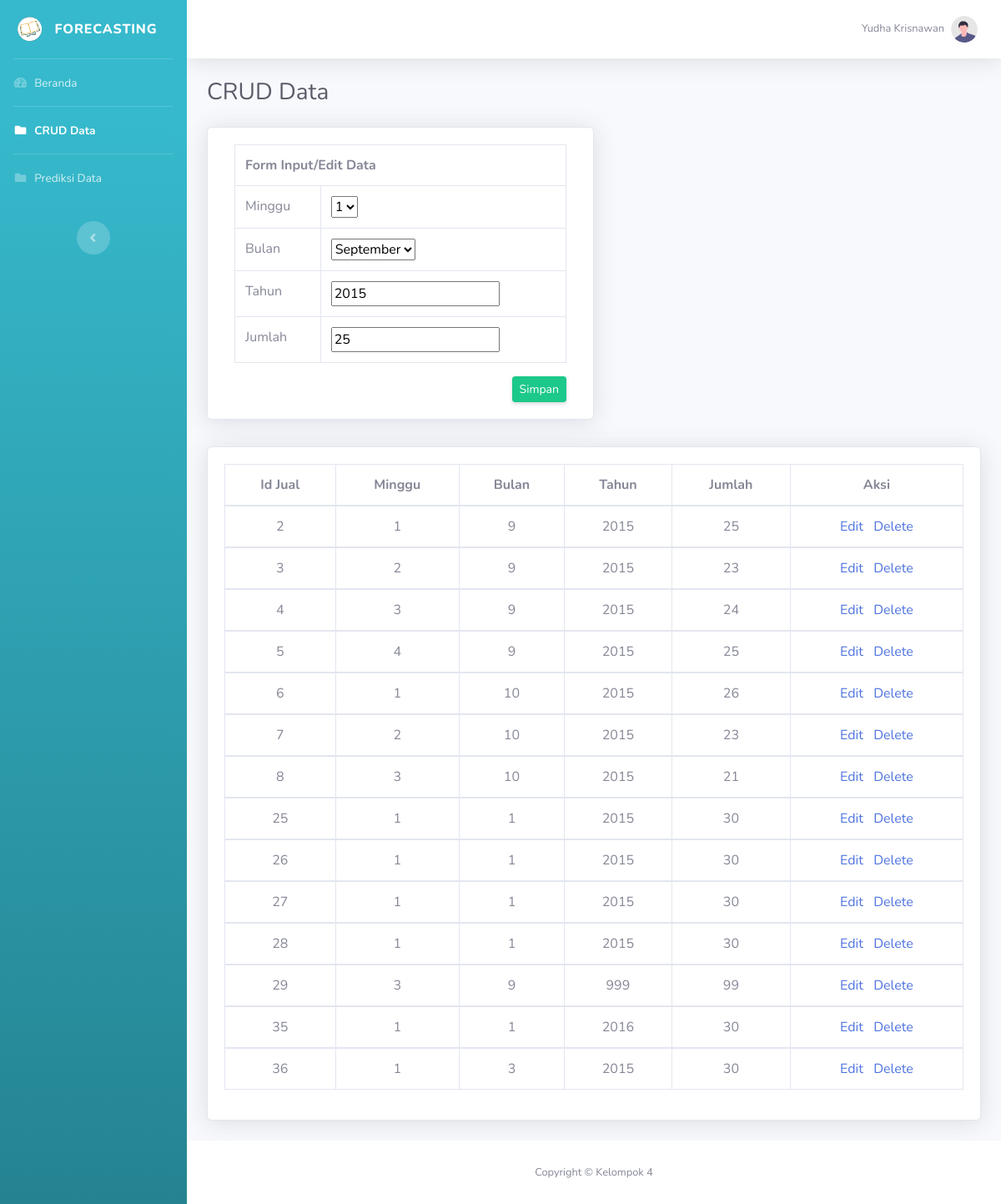
The page /crud_data.php?id_jual=2&state=edit (signed in) on the database its author committed.
### tables this page shows
CREATE TABLE `penjualan` (
  `id_jual` int(11) NOT NULL,
  `minggu` char(1) NOT NULL,
  `bulan` char(2) NOT NULL,
  `tahun` char(4) NOT NULL,
  `jumlah` int(6) NOT NULL
);

### backend/backend_lihat.php (called while the page is built, shortened)
<?php
    $penjualan = new Penjualan('','','','','');
    $minggu = [
        '1' => '',
        '2' => '',
        '3' => '',
        '4' => '',
    ];
    $bulan = [
        '1' => '',
        '2' => '',
        '3' => '',
        '4' => '',
        '5' => '',
        '6' => '',
        '7' => '',
        '8' => '',
        '9' => '',
        '10' => '',
        '11' => '',
        '12' => '',
    ];
    if(isset($_GET['id_jual'])){
        $id_jual = $_GET['id_jual'];
        $penjualan->readSpecificData($id_jual);
        $minggu[$penjualan->minggu] = 'selected';
        $bulan[$penjualan->bulan] = 'selected';
    }
?>

### backend/penjualan.php (called while the page is built, shortened)
<?php
    include_once 'koneksi.php';
    class Penjualan{
        private $connection;
        function __construct($id_jual, $minggu, $bulan, $tahun, $jumlah){
            $database = new Database();
            $this->connection = $database->connect();
            $this->id_jual = $id_jual;
            $this->minggu = $minggu;
            $this->bulan = $bulan;
            $this->tahun = $tahun;
            $this->jumlah = $jumlah;
        }
        public static function readAllData(){
            $arrayPenjualan = array();
            $query = "SELECT * FROM penjualan";
            $database = new Database();
            $connection = $database->connect();
            $result = $connection->query($query) or die($connection->error);
            while ($row=$result->fetch_assoc()){
                $penjualan = new Penjualan(
                    $row['id_jual'],
                    $row['minggu'],
                    $row['bulan'],
                    $row['tahun'],
                    $row['jumlah']
                );
                $arrayPenjualan[$penjualan->id_jual] = $penjualan;
            }
            return $arrayPenjualan;
        }
        public function readSpecificData($id_jual){
            $query = "SELECT * FROM penjualan WHERE id_jual = $id_jual";
            $result = $this->connection->query($query) or die($this->connection->error);
            $row = $result->fetch_assoc();
            $this->tahun = $row['tahun'];
            $this->jumlah = $row['jumlah'];
            return $result;
        }
    }
?>

### backend/koneksi.php (called while the page is built, shortened)
<?php
	class Database{
		private $host="localhost";
		private $user="root";
		private $pass="";
		private $db="forecast";
		public function connect(){
			$this->conn = mysqli_connect($this->host,$this->user,$this->pass,$this->db);
			return $this->conn;
		}
	}
?>

### crud_data.php (the view, shortened to what this page needs)
<!DOCTYPE html>
<?php
include("backend/koneksi.php");
include("backend/penjualan.php");
include("backend/backend_lihat.php");
?>
<html lang="en">
<head>
    <link href="vendor/fontawesome-free/css/all.min.css" rel="stylesheet" type="text/css">
    <link href="css/sb-admin-2.min.css" rel="stylesheet">
    <link href="css/arabic.css" rel="stylesheet" >
</head>
<body id="page-top">
    <div id="wrapper">
        <ul class="navbar-nav bg-gradient-info sidebar sidebar-dark accordion" id="accordionSidebar">
            <a class="sidebar-brand d-flex align-items-center justify-content-center" href="beranda.php">
                <div class="sidebar-brand-icon rotate-n-15">
                    <img src="img/dashboard.png" width="30px" height="30px">
                </div>
                <div class="sidebar-brand-text mx-3">FORECASTING</div>
            </a>
            <hr class="sidebar-divider my-0">
            <li class="nav-item">
                <a class="nav-link" href="beranda.php">
                    <i class="fas fa-fw fa-tachometer-alt"></i>
                    <span>Beranda</span>
                </a>
            </li>
            <hr class="sidebar-divider my-0">
            <li class="nav-item active">
                <a class="nav-link" href="crud_data.php">
                    <i class="fas fa-fw fa-folder"></i>
                    <span>CRUD Data</span>
                </a>
            </li>
            <hr class="sidebar-divider my-0">
            <li class="nav-item">
                <a class="nav-link" href="prediksi_data.php">
                    <i class="fas fa-fw fa-folder"></i>
                    <span>Prediksi Data</span>
                </a>
            </li>
            <br>
            <div class="text-center d-none d-md-inline">
                <button class="rounded-circle border-0" id="sidebarToggle"></button>
            </div>
        </ul>
        <div id="content-wrapper" class="d-flex flex-column">
            <div id="content">
                <nav class="navbar navbar-expand navbar-light bg-white topbar mb-4 static-top shadow">
                    <ul class="navbar-nav ml-auto">
                        <li class="nav-item dropdown no-arrow">
                            <a class="nav-link dropdown-toggle" href="#" id="userDropdown" role="button"
                                data-toggle="dropdown" aria-haspopup="true" aria-expanded="false">
                                <span class="mr-2 d-none d-lg-inline text-gray-600 small"><?php echo $_SESSION["nama"];?></span>
                                <img class="img-profile rounded-circle"
                                    src="img/undraw_profile.svg">
                            </a>
                        </li>
                    </ul>
                </nav>
            <div class="container-fluid">
                <div class="d-sm-flex align-items-center justify-content-between mb-4">
                    <h1 class="h3 mb-0 text-gray-800">CRUD Data</h1>
                </div>
                <section class="mar-top--x-2 mar-bottom--x-2">
                    <div class="card shadow mb-2 col-lg-6">
                        <div class="card-body">
                            <div class="responsive">
                                <table class="table table-bordered" id="dataTable" width="100%" cellspacing="0">
                                    <th id="judul" colspan="2"> Form Input/Edit Data </th>
                                    <tr width="100%">
                                        <td align="left"> Minggu </td>
                                        <td> <select id="dropdown" name="minggu" form="input" method="POST">
                                            <option value="1" <?php echo $minggu['1'] ?> > 1 </option>
                                        </select> </td>
                                    </tr>
                                    <tr width="100%">
                                        <td align="left"> Bulan </td>
                                        <td> <select id="dropdown" name="bulan" form="input" method="POST">
                                            <option value="9" <?php echo $bulan['9'] ?>> September </option>
                                        </select> </td>
                                    </tr>
                                    <tr width="100%">
                                        <form action="" method="POST" enctype="multipart/form-data" id="input">
                                        <td align="left"> Tahun </td> <td> <input type="year" name="tahun" width="80%" value="<?php echo $penjualan->tahun ?>" form="input"/> </td>
                                        </form>
                                    </tr>
                                    <tr width="100%">
                                        <form action="" method="POST" enctype="multipart/form-data" id="input">
                                        <td align="left"> Jumlah </td> <td> <input type="text" name="jumlah" width="80%" value="<?php echo $penjualan->jumlah ?>" form="input"/> </td>
                                        </form>
                                    </tr>
                                </table>
                                <form action="" method="POST" enctype="multipart/form-data" id="input" align="right">
                                    <button class="d-none d-sm-inline-block btn btn-sm btn-success shadow-sm" type="submit" name="submit" id="submit" form="input"> Simpan </button>
                                </form>
                            </div>
                        </div>
                    </div>
                </section>
                <br>
                <section class="mar-top--x-3 mar-bottom--x-5">
                    <div class="card shadow mb-4">
                        <div class="card-body">
                            <div class="table-responsive">
                                <table class="table table-bordered" id="dataTable" width="100%" cellspacing="0">
                                    <thead align="center">
                                        <tr>
                                            <th>Id Jual</th>
                                            <th>Minggu</th>
                                            <th>Bulan</th>
                                            <th>Tahun</th>
                                            <th>Jumlah</th>
                                            <th>Aksi</th>
                                        </tr>
                                    </thead>
                                    <?php
                                        $arrayData = Penjualan::readAllData();
                                        foreach ($arrayData as $data){
                                    ?>
                                    <tbody align="center">
                                        <tr>
                                            <td><aaa><?php echo $data->id_jual;?></aaa></td>
                                            <td><aaa><?php echo $data->minggu;?></aaa></td>
                                            <td><aaa><?php echo $data->bulan;?></aaa></td>
                                            <td><aaa><?php echo $data->tahun;?></aaa></td>
                                            <td><aaa><?php echo $data->jumlah;?></aaa></td>
                                            <td>
                                                <a href="crud_data.php?id_jual=<?php echo $data->id_jual; ?>&state=edit" id="actK">Edit</a>
                                                <a href="crud_data.php?id_jual=<?php echo $data->id_jual; ?>&state=delete" id="actK">Delete</a>
                                            </td>
                                        </tr>
                                        <?php
                                            }
                                        ?>
                                    </tbody>
                                </table>
                            </div>
                        </div>
                    </div>
                </section>
            </div>
            <footer class="sticky-footer bg-white">
                <div class="container my-auto">
                    <div class="copyright text-center my-auto">
                        <span>Copyright &copy; Kelompok 4</span>
                    </div>
                </div>
            </footer>
        </div>
    </div>
</body>
</html>

### rows shown on the page
penjualan: tahun "2015", jumlah "25", id_jual "2", minggu "1", bulan "9"
penjualan: id_jual "3", minggu "2", bulan "9", tahun "2015", jumlah "23"
penjualan: id_jual "4", minggu "3", bulan "9", tahun "2015", jumlah "24"
penjualan: id_jual "5", minggu "4", bulan "9", tahun "2015", jumlah "25"
penjualan: id_jual "6", minggu "1", bulan "10", tahun "2015", jumlah "26"
penjualan: id_jual "7", minggu "2", bulan "10", tahun "2015", jumlah "23"
penjualan: id_jual "8", minggu "3", bulan "10", tahun "2015", jumlah "21"
penjualan: id_jual "25", minggu "1", bulan "1", tahun "2015", jumlah "30"
penjualan: id_jual "26", minggu "1", bulan "1", tahun "2015", jumlah "30"
penjualan: id_jual "27", minggu "1", bulan "1", tahun "2015", jumlah "30"
penjualan: id_jual "28", minggu "1", bulan "1", tahun "2015", jumlah "30"
penjualan: id_jual "29", minggu "3", bulan "9", tahun "999", jumlah "99"
penjualan: id_jual "35", minggu "1", bulan "1", tahun "2016", jumlah "30"
penjualan: id_jual "36", minggu "1", bulan "3", tahun "2015", jumlah "30"

### other values the page prints
$_SESSION["nama"] "Yudha Krisnawan"
